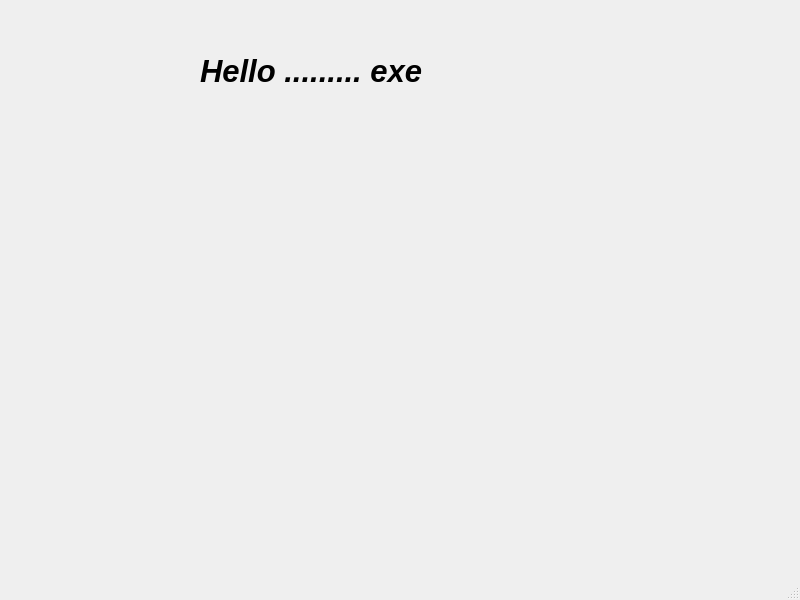
<?xml version="1.0" encoding="UTF-8"?>
<ui version="4.0">
 <class>MainWindow</class>
 <widget class="QMainWindow" name="MainWindow">
  <property name="geometry">
   <rect>
    <x>0</x>
    <y>0</y>
    <width>800</width>
    <height>600</height>
   </rect>
  </property>
  <property name="windowTitle">
   <string>MainWindow</string>
  </property>
  <widget class="QWidget" name="centralwidget">
   <widget class="QLabel" name="label">
    <property name="geometry">
     <rect>
      <x>200</x>
      <y>40</y>
      <width>371</width>
      <height>61</height>
     </rect>
    </property>
    <property name="font">
     <font>
      <pointsize>23</pointsize>
      <weight>75</weight>
      <italic>true</italic>
      <bold>true</bold>
     </font>
    </property>
    <property name="text">
     <string>Hello ......... exe</string>
    </property>
   </widget>
  </widget>
  <widget class="QMenuBar" name="menubar">
   <property name="geometry">
    <rect>
     <x>0</x>
     <y>0</y>
     <width>800</width>
     <height>22</height>
    </rect>
   </property>
  </widget>
  <widget class="QStatusBar" name="statusbar"/>
 </widget>
 <resources/>
 <connections/>
</ui>
